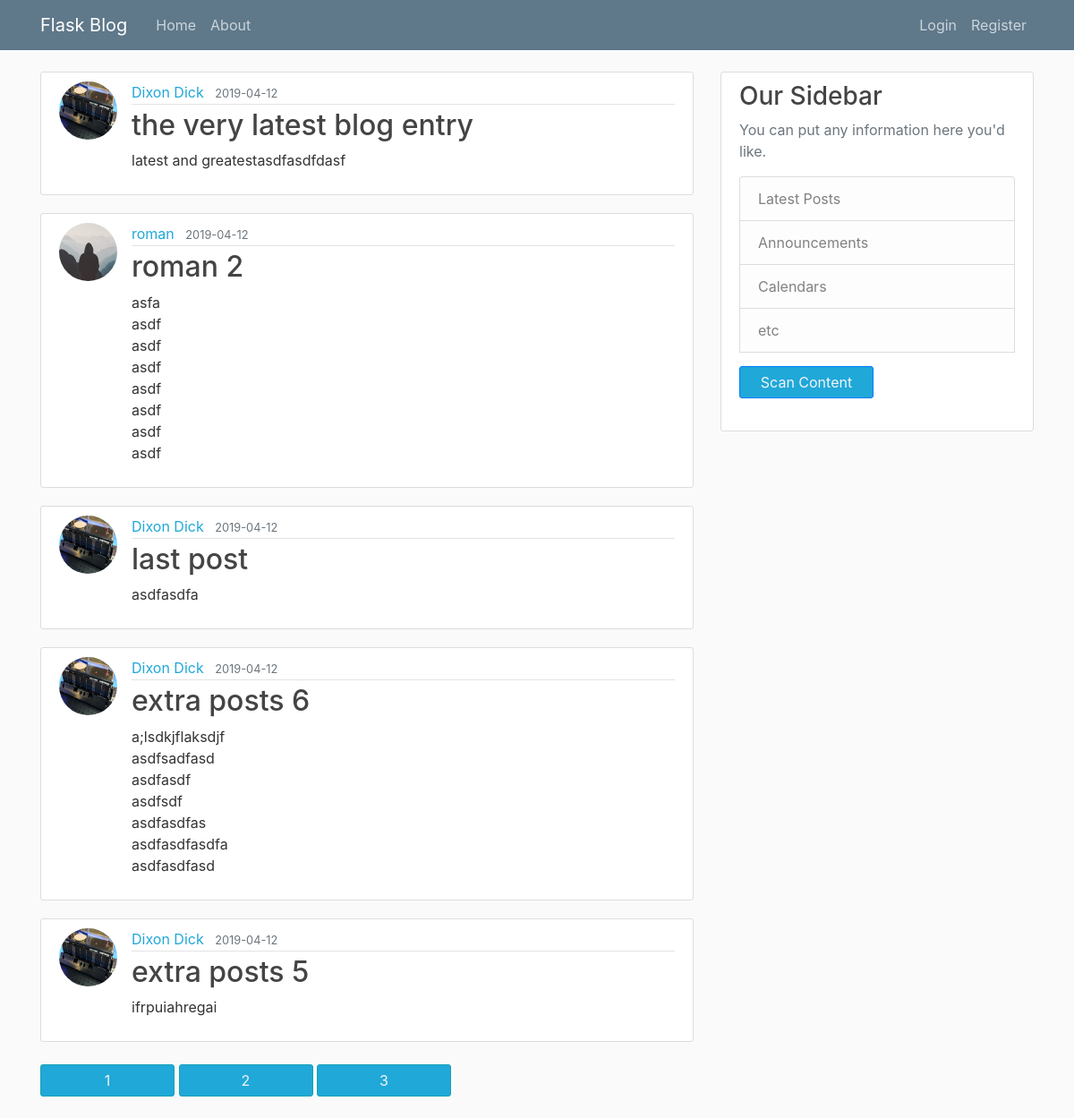
The page /home on the database its author committed.
### flaskblog/models.py (models this page shows, shortened)
class Post(db.Model):
    id = db.Column(db.Integer, primary_key=True)
    title = db.Column(db.String(100), nullable=False)
    date_posted = db.Column(db.DateTime, nullable=False, default=datetime.utcnow)
    content = db.Column(db.Text, nullable=False)
    user_id = db.Column(db.Integer, db.ForeignKey('user.id'), nullable=False)

class User(db.Model, UserMixin):
    id = db.Column(db.Integer, primary_key=True)
    username = db.Column(db.String(20), unique=True, nullable=False)
    email = db.Column(db.String(120), unique=True, nullable=False)
    image_file = db.Column(db.String(20), nullable=False, default='default.jpg')
    password = db.Column(db.String(60), nullable=False)
    posts = db.relationship('Post', backref='author', lazy=True)

### flaskblog/main/routes.py (the view)
@main.route("/")
@main.route("/home")
def home():
    page = request.args.get('page', 1, type=int)
    posts = Post.query.order_by(Post.date_posted.desc()).paginate(page=page, per_page=5)
    return render_template('home.html', posts=posts)

### flaskblog/templates/home.html
{% extends "layout.html" %}
{% block content %}
    {% for post in posts.items %}
        <article class="media content-section">
          <img class="rounded-circle article-img" src="{{ url_for('static', filename='profile_pics/' + post.author.image_file) }}">
          <div class="media-body">
            <div class="article-metadata">
              <a class="mr-2" href="{{ url_for('users.user_posts', username=post.author.username) }}">{{ post.author.username }}</a>
              <small class="text-muted">{{ post.date_posted.strftime('%Y-%m-%d') }}</small>
            </div>
            <h2><a class="article-title" href="{{ url_for('posts.post', post_id=post.id) }}">{{ post.title }}</a></h2>
            <p class="article-content">{{ post.content }}</p>
          </div>
        </article>
    {% endfor %}
    {% for page_num in posts.iter_pages(left_edge=1, right_edge=1, left_current=1, right_current=2) %}
      {% if page_num %}
        {% if posts.page == page_num %}
          <a class="btn btn-info mb-4" href="{{ url_for('main.home', page=page_num) }}">{{ page_num }}</a>
        {% else %}
          <a class="btn btn-outline-info mb-4" href="{{ url_for('main.home', page=page_num) }}">{{ page_num }}</a>
        {% endif %}
      {% else %}
        ...
      {% endif %}
    {% endfor %}
{% endblock content %}

### flaskblog/templates/layout.html (shortened to what this page needs)
<!DOCTYPE html>
<html>
<head>
    <link rel="stylesheet" href="https://maxcdn.bootstrapcdn.com/bootstrap/4.0.0/css/bootstrap.min.css">
    <link rel="stylesheet" type="text/css" href="{{ url_for('static', filename='main.css') }}">
</head>
<body>
    <header class="site-header">
      <nav class="navbar navbar-expand-md navbar-dark bg-steel fixed-top">
        <div class="container">
          <a class="navbar-brand mr-4" href="/">Flask Blog</a>
          <div class="collapse navbar-collapse" id="navbarToggle">
            <div class="navbar-nav mr-auto">
              <a class="nav-item nav-link" href="{{ url_for('main.home') }}">Home</a>
              <a class="nav-item nav-link" href="{{ url_for('main.about') }}">About</a>
            </div>
            <div class="navbar-nav">
              {% if current_user.is_authenticated %}
                <a class="nav-item nav-link" href="{{ url_for('posts.new_post') }}">New Post</a>
                <a class="nav-item nav-link" href="{{ url_for('users.account') }}">Account</a>
                <a class="nav-item nav-link" href="{{ url_for('users.logout') }}">Logout</a>
              {% else %}
                <a class="nav-item nav-link" href="{{ url_for('users.login') }}">Login</a>
                <a class="nav-item nav-link" href="{{ url_for('users.register') }}">Register</a>
              {% endif %}
            </div>
          </div>
        </div>
      </nav>
    </header>
    <main role="main" class="container">
      <div class="row">
        <div class="col-md-8">
          {% block content %}{% endblock %}
        </div>
        <div class="col-md-4">
          <div class="content-section">
            <h3>Our Sidebar</h3>
            <p class='text-muted'>You can put any information here you'd like.
              <ul class="list-group">
                <li class="list-group-item list-group-item-light">Latest Posts</li>
                <li class="list-group-item list-group-item-light">Announcements</li>
                <li class="list-group-item list-group-item-light">Calendars</li>
                <li class="list-group-item list-group-item-light">etc</li>
                <button type="button" class="btn btn-primary mt-3">Scan Content</button>
              </ul>
            </p>
          </div>
        </div>
      </div>
    </main>
</body>
</html>

### flaskblog/static/main.css (style rules this page uses)
body { background: #fafafa; color: #333333; margin-top: 5rem; }
h1, h2, h3, h4, h5, h6 { color: #444444; }
ul { margin: 0; }
.bg-steel { background-color: #5f788a; }
.site-header .navbar-nav .nav-link { color: #cbd5db; }
.content-section { background: #ffffff; padding: 10px 20px; border: 1px solid #dddddd; border-radius: 3px; margin-bottom: 20px; }
.article-title { color: #444444; }
.article-content { white-space: pre-line; }
.article-img { height: 65px; width: 65px; margin-right: 16px; }
.article-metadata { padding-bottom: 1px; margin-bottom: 4px; border-bottom: 1px solid #e3e3e3 }
.btn { margin-top:5px; margin-bottom:10px; padding:5px; background-color: #20a8d8; color: #f3f4f5; border-radius:3px; width: 150px; cursor: pointer; }
a { text-decoration: none; color:#20a8d8; }

### rows shown on the page
Post: image_file (picture), author.username "Dixon Dick", date_posted "2019-04-12", title "the very latest blog entry", content "latest and greatestasdfasdfdasf"
Post: image_file (placeholder picture), author.username "roman", date_posted "2019-04-12", title "roman 2", content "asfa asdf asdf asdf asdf asdf asdf asdf"
Post: image_file (picture), author.username "Dixon Dick", date_posted "2019-04-12", title "last post", content "asdfasdfa"
Post: image_file (picture), author.username "Dixon Dick", date_posted "2019-04-12", title "extra posts 6", content "a;lsdkjflaksdjf asdfsadfasd asdfasdf asdfsdf asdfasdfas asdfasdfasdfa asdfasdfasd"
Post: image_file (picture), author.username "Dixon Dick", date_posted "2019-04-12", title "extra posts 5", content "ifrpuiahregai"

### other values the page prints
{{ page_num }} "1"
{{ page_num }} "2" "3"
